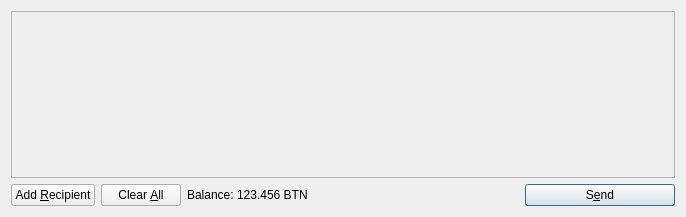
<?xml version="1.0" encoding="UTF-8"?>
<ui version="4.0">
 <class>SendCoinsDialog</class>
 <widget class="QDialog" name="SendCoinsDialog">
  <property name="geometry">
   <rect>
    <x>0</x>
    <y>0</y>
    <width>686</width>
    <height>217</height>
   </rect>
  </property>
  <property name="windowTitle">
   <string>Send Coins</string>
  </property>
  <layout class="QVBoxLayout" name="verticalLayout">
   <item>
    <widget class="QScrollArea" name="scrollArea">
     <property name="widgetResizable">
      <bool>true</bool>
     </property>
     <widget class="QWidget" name="scrollAreaWidgetContents">
      <property name="geometry">
       <rect>
        <x>0</x>
        <y>0</y>
        <width>666</width>
        <height>165</height>
       </rect>
      </property>
      <layout class="QVBoxLayout" name="verticalLayout_2">
       <property name="margin">
        <number>0</number>
       </property>
       <item>
        <layout class="QVBoxLayout" name="entries">
         <property name="spacing">
          <number>6</number>
         </property>
        </layout>
       </item>
       <item>
        <spacer name="verticalSpacer">
         <property name="orientation">
          <enum>Qt::Vertical</enum>
         </property>
         <property name="sizeHint" stdset="0">
          <size>
           <width>20</width>
           <height>40</height>
          </size>
         </property>
        </spacer>
       </item>
      </layout>
     </widget>
    </widget>
   </item>
   <item>
    <layout class="QHBoxLayout" name="horizontalLayout">
     <item>
      <widget class="QPushButton" name="addButton">
       <property name="toolTip">
        <string>Send to multiple recipients at once</string>
       </property>
       <property name="text">
        <string>Add &amp;Recipient</string>
       </property>
       <property name="icon">
        <iconset resource="../bitcoin.qrc">
         <normaloff>:/icons/add</normaloff>:/icons/add</iconset>
       </property>
       <property name="autoDefault">
        <bool>false</bool>
       </property>
      </widget>
     </item>
     <item>
      <widget class="QPushButton" name="clearButton">
       <property name="sizePolicy">
        <sizepolicy hsizetype="Minimum" vsizetype="Fixed">
         <horstretch>0</horstretch>
         <verstretch>0</verstretch>
        </sizepolicy>
       </property>
       <property name="toolTip">
        <string>Remove all transaction fields</string>
       </property>
       <property name="text">
        <string>Clear &amp;All</string>
       </property>
       <property name="icon">
        <iconset resource="../bitcoin.qrc">
         <normaloff>:/icons/remove</normaloff>:/icons/remove</iconset>
       </property>
       <property name="autoRepeatDelay">
        <number>300</number>
       </property>
       <property name="autoDefault">
        <bool>false</bool>
       </property>
      </widget>
     </item>
     <item>
      <layout class="QHBoxLayout" name="horizontalLayout_2">
       <property name="spacing">
        <number>3</number>
       </property>
       <item>
        <widget class="QLabel" name="label">
         <property name="text">
          <string>Balance:</string>
         </property>
        </widget>
       </item>
       <item>
        <widget class="QLabel" name="labelBalance">
         <property name="cursor">
          <cursorShape>IBeamCursor</cursorShape>
         </property>
         <property name="text">
          <string>123.456 BTN</string>
         </property>
         <property name="textInteractionFlags">
          <set>Qt::LinksAccessibleByMouse|Qt::TextSelectableByKeyboard|Qt::TextSelectableByMouse</set>
         </property>
        </widget>
       </item>
      </layout>
     </item>
     <item>
      <spacer name="horizontalSpacer">
       <property name="orientation">
        <enum>Qt::Horizontal</enum>
       </property>
       <property name="sizeHint" stdset="0">
        <size>
         <width>40</width>
         <height>20</height>
        </size>
       </property>
      </spacer>
     </item>
     <item>
      <widget class="QPushButton" name="sendButton">
       <property name="minimumSize">
        <size>
         <width>150</width>
         <height>0</height>
        </size>
       </property>
       <property name="toolTip">
        <string>Confirm the send action</string>
       </property>
       <property name="text">
        <string>S&amp;end</string>
       </property>
       <property name="icon">
        <iconset resource="../bitcoin.qrc">
         <normaloff>:/icons/send</normaloff>:/icons/send</iconset>
       </property>
       <property name="default">
        <bool>true</bool>
       </property>
      </widget>
     </item>
    </layout>
   </item>
  </layout>
 </widget>
 <resources>
  <include location="../bitcoin.qrc"/>
 </resources>
 <connections/>
</ui>
